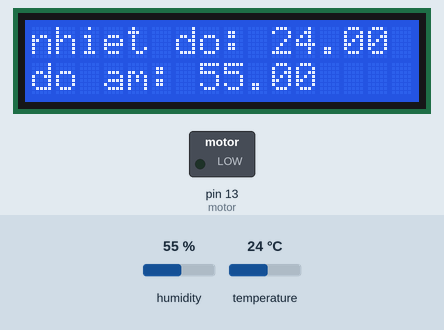
Bench run of a sketch on a simulated Arduino Uno, built with avr-gcc and run on an emulated ATmega328P. On the bench: 16×2 character LCD, switched loads named in the sketch (green lamp = pin HIGH). Wiring (inferred from the names in the program): DHT11 sensor: data pin 8. Inputs (shaded band) come from the test bench; at power-on: temperature 24 °C, humidity 55 %. WiFi joins after 1.5 s; servers stay silent unless stated.

Above: at 3.0 s.
3.1 s: temperature set to 28 °C
At 5.4 s:
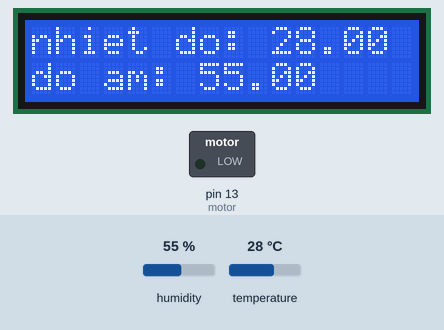
6.0 s: temperature set to 31 °C
At 8.0 s:
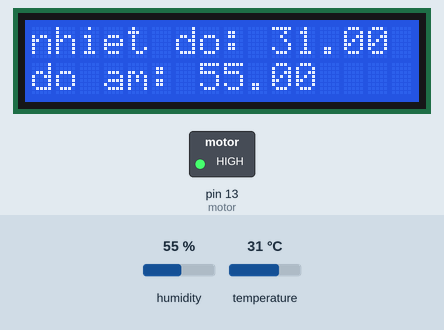
8.9 s: humidity set to 22 %
At 11.9 s:
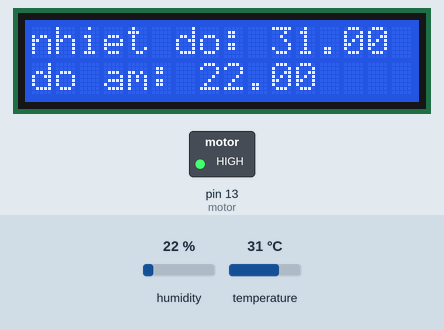
12.5 s: humidity set to 40 %
At 14.6 s:
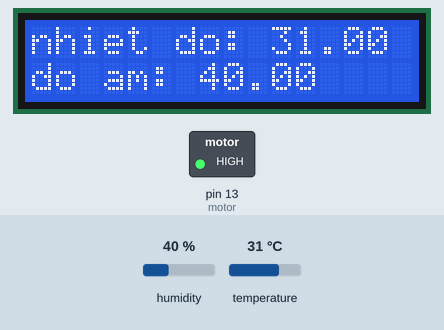
Timing chart, 0 to 16.1 s (numbered marks = the images above; inputs shaded):
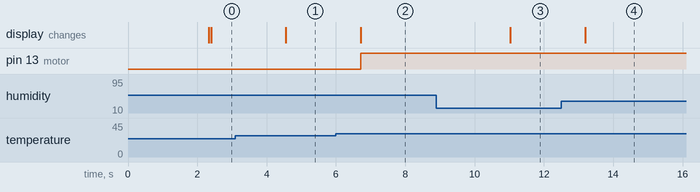

Measured:
- the behaviour switches between 29 and 30 °C on temperature (found by bisection; images 1 and 2)
- after the input at 3.1 s, the display: changes after 1.5 s (image 1)
- after the input at 6.0 s, pin 13 (motor): LOW → HIGH after 0.71 s; the display: changes after 0.71 s (image 2)
- after the input at 8.9 s, the display: changes after 2.1 s (image 3)
- after the input at 12.5 s, the display: changes after 0.69 s (image 4)

The sketch:

btl_vxl.ino
```cpp
#include <DHT.h>
#include <LiquidCrystal.h>
#include <Wire.h>
#include "Timer.h"
#include <BlynkSimpleStream.h>
LiquidCrystal lcd (12,11,5,4,3,2);
int motor = 13; //khai báo chân 13 của arduino là chân motor
Timer timer; //khai báo timer
BlynkTimer blynkTimer; //Khai báo timer cho blynk
const int DHTPIN = 8; //khai báo chân 8 là chân cảm biến
const int DHTTYPE = DHT11; //khai báo loại cảm biến là DHT11
int enbTemp = 30; //nhiệt độ đạt ngưỡng tưới
int enbHumi = 75; //độ ẩm đạt ngưỡng tưới
unsigned long prevTime = 0; //biến lưu trữ trước khi cập nhật
float h, t; //khai báo biến nhiệt độ, độ ẩm
char auth[] = "9JPF8RjS9UcqFr7QSt8bFr4P9H2Nz1a5"; //mã kết nối với server blynk qua cổng USB

DHT dht(DHTPIN, DHTTYPE); //khai báo thư viện chân cảm biến và kiểu cảm biến
byte degree[8]={
   0B01110,
   0B01010,
   0B01110,
   0B00000,
   0B00000,
   0B00000,
   0B00000
};

void writetoBlynk() {
   Blynk.run();
   Blynk.virtualWrite(V5, h); //chọn độ ẩm trên blynk gắn vào chân V5 chế độ virtual
   Blynk.virtualWrite(V6, t); //chọn nhiệt độ trên blynk gắn vào chân V6 chế độ     virtual
}
void setup() {
  Serial.begin(9600);
  dht.begin();
  pinMode(motor,OUTPUT); //chân motor là output
  Blynk.begin(Serial, auth); //khởi tạo blynk
  blynkTimer.setInterval(5000, writetoBlynk); //cứ 5s thì dữ liệu sẽ gửi đến blynk một lần
}

void loop() {
  blynkTimer.run();
  timer.update();
  h = dht.readHumidity();
  t = dht.readTemperature();
  unsigned long currTime = millis();  // biến lưu trữ thời gian hiện tại
  if(currTime - prevTime >= 1000){   //nếu biến hiện tại trừ biến trước khi cập nhật               mà lớn hơn 1s
//hiện thị nhiệt độ, độ ẩm lên lcd
  if (isnan(t)||isnan(h)){
    Serial.println("False to read from DHT11");
    }
  else {
    lcd.begin(16,2);
    lcd.print("nhiet do: ");
    lcd.print(t);
    lcd.setCursor(0,1);
    lcd.print("do am: ");
    lcd.print(h);
    lcd.setCursor (1,1);
    }
    prevTime = currTime;   //thì dữ liệu sẽ được cập nhật lại
}

//khi nhiệt độ lớn hơn 30 độ C và độ ẩm nhỏ hơn 75% thì máy bơm hoạt động
    if(t >= enbTemp && h <= enbHumi )  {
      digitalWrite (motor, HIGH);
      }
      else
      {
        digitalWrite (motor, LOW);
      }
}
```
